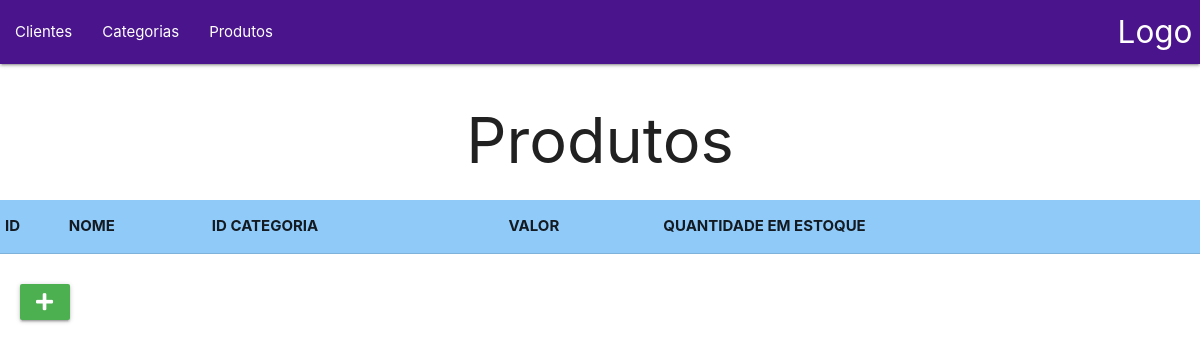
Before: /VIEW/produto/listarProdutos.php with the older database file.
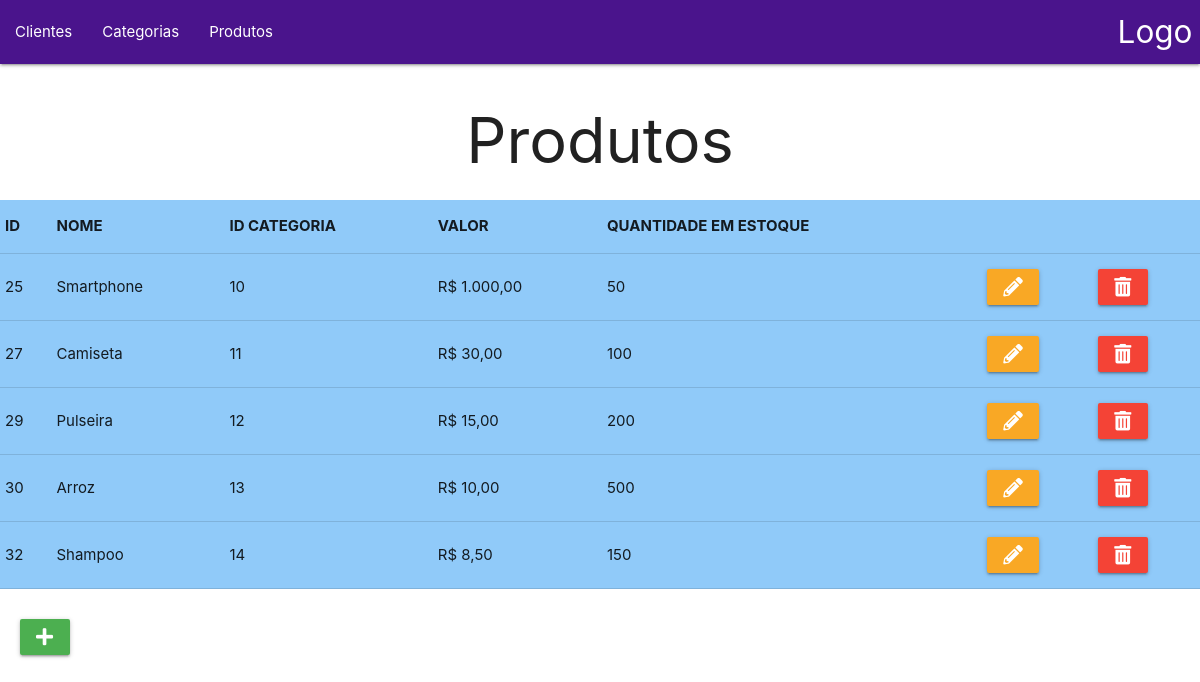
After: the same page with the newer database file.
### tables this page shows
CREATE TABLE `produto` (
  `id` int(11) NOT NULL,
  `nome` varchar(35) NOT NULL,
  `id_categoria` int(11) NOT NULL,
  `valor` float NOT NULL,
  `qntd_estoque` int(11) NOT NULL
);

### DAL/dalProduto.php (called while the page is built, shortened)
<?php
include_once 'C:\xampp\htdocs\empresa\MODEL\Produto.php';
class dalProduto {
    public function Select() {
        $con = Conexao::conectar();
        $sql = 'SELECT * FROM produto;';
        $result = $con->query($sql);
        foreach ($result as $linha) {
            $produto = new \MODEL\Produto();
            $produto->setId($linha['id']);
            $produto->setNome($linha['nome']);
            $produto->setIdCategoria($linha['id_categoria']);
            $produto->setValor($linha['valor']);
            $produto->setQuantidadeEstoque($linha['qntd_estoque']);
            $lstProdutos[] = $produto;
        }
        return $lstProdutos;
    }
}

### BLL/bllProduto.php (called while the page is built, shortened)
<?php
include_once "../../DAL/dalProduto.php";
class bllProduto {
    public function Select(){
        $dal = new \DAL\dalProduto();
        return $dal->Select();
    }
}
?>

### MODEL/Produto.php (called while the page is built, shortened)
<?php
class Produto {
    private ?int $id;
    private ?string $nome;
    private ?int $idCategoria;
    private ?float $valor;
    private ?int $quantidadeEstoque;
    public function __construct(?int $id = null, ?string $nome = null, ?int $idCategoria = null, ?float $valor = null, ?int $quantidadeEstoque = null) {
        $this->id = $id;
        $this->nome = $nome;
        $this->idCategoria = $idCategoria;
        $this->valor = $valor;
        $this->quantidadeEstoque = $quantidadeEstoque;
    }
    public function getId(): ?int {
        return $this->id;
    }
    public function setId(?int $id): void {
        $this->id = $id;
    }
    public function getNome(): ?string {
        return $this->nome;
    }
    public function setNome(?string $nome): void {
        $this->nome = $nome;
    }
    public function getIdCategoria(): ?int {
        return $this->idCategoria;
    }
    public function setIdCategoria(?int $idCategoria): void {
        $this->idCategoria = $idCategoria;
    }
    public function getValor(): ?float {
        return $this->valor;
    }
    public function setValor(?float $valor): void {
        $this->valor = $valor;
    }
    public function getQuantidadeEstoque(): ?int {
        return $this->quantidadeEstoque;
    }
    public function setQuantidadeEstoque(?int $quantidadeEstoque): void {
        $this->quantidadeEstoque = $quantidadeEstoque;
    }
}
?>

### VIEW/produto/listarProdutos.php (the view, shortened to what this page needs)
<?php
include_once 'C:\xampp\htdocs\empresa\BLL\bllProduto.php';
$bll = new \BLL\bllProduto();
$lstProduto = $bll->Select();
?>
<!DOCTYPE html>
<html lang="pt-br">
<head>
    <link rel="stylesheet" href="https://cdnjs.cloudflare.com/ajax/libs/materialize/1.0.0/css/materialize.min.css">
    <link rel="stylesheet" href="https://cdnjs.cloudflare.com/ajax/libs/font-awesome/5.15.3/css/all.min.css">
</head>
<body>
    <?php include_once '../menu.php'; ?>
    <h1 class="center">Produtos</h1>
    <table class="highlight blue lighten-3">
        <tr>
            <th>ID</th>
            <th>NOME</th>
            <th>ID CATEGORIA</th>
            <th>VALOR</th>
            <th>QUANTIDADE EM ESTOQUE</th>
        </tr>
        <?php
        foreach ($lstProduto as $produto) {
        ?>
            <tr>
                <td><?php echo $produto->getId(); ?></td>
                <td><?php echo $produto->getNome(); ?></td>
                <td><?php echo $produto->getIdCategoria(); ?></td>
                <td><?php echo 'R$ ' . number_format($produto->getValor(), 2, ',', '.'); ?></td>
                <td><?php echo $produto->getQuantidadeEstoque(); ?></td>
                <td>
                    <a class="waves-effect waves-light yellow darken-3 btn" onclick="JavaScript:location.href='editarProduto.php?id=' + <?php echo $produto->getId(); ?>">
                        <i class="fas fa-pencil-alt"></i>
                    </a>
                </td>
                <td>
                    <a class="waves-effect waves-light red btn" onclick="JavaScript: remover(<?php echo $produto->getId(); ?>)">
                        <i class="fas fa-trash-alt"></i>
                    </a>
                </td>
            </tr>
        <?php
        }
        ?>
    </table>
    <div class="botao-adicionar">
        <a class="waves-effect waves-light green btn left" onclick="JavaScript:location.href='formInsProduto.php'">
            <i class="fas fa-plus"></i>
        </a>
    </div>
</body>
</html>

Changed rows visible on the page:
added produto: id "25", nome "Smartphone", id_categoria "10", valor "1.000,00", qntd_estoque "50"
added produto: id "27", nome "Camiseta", id_categoria "11", valor "30,00", qntd_estoque "100"
added produto: id "29", nome "Pulseira", id_categoria "12", valor "15,00", qntd_estoque "200"
added produto: id "30", nome "Arroz", id_categoria "13", valor "10,00", qntd_estoque "500"
added produto: id "32", nome "Shampoo", id_categoria "14", valor "8,50", qntd_estoque "150"
